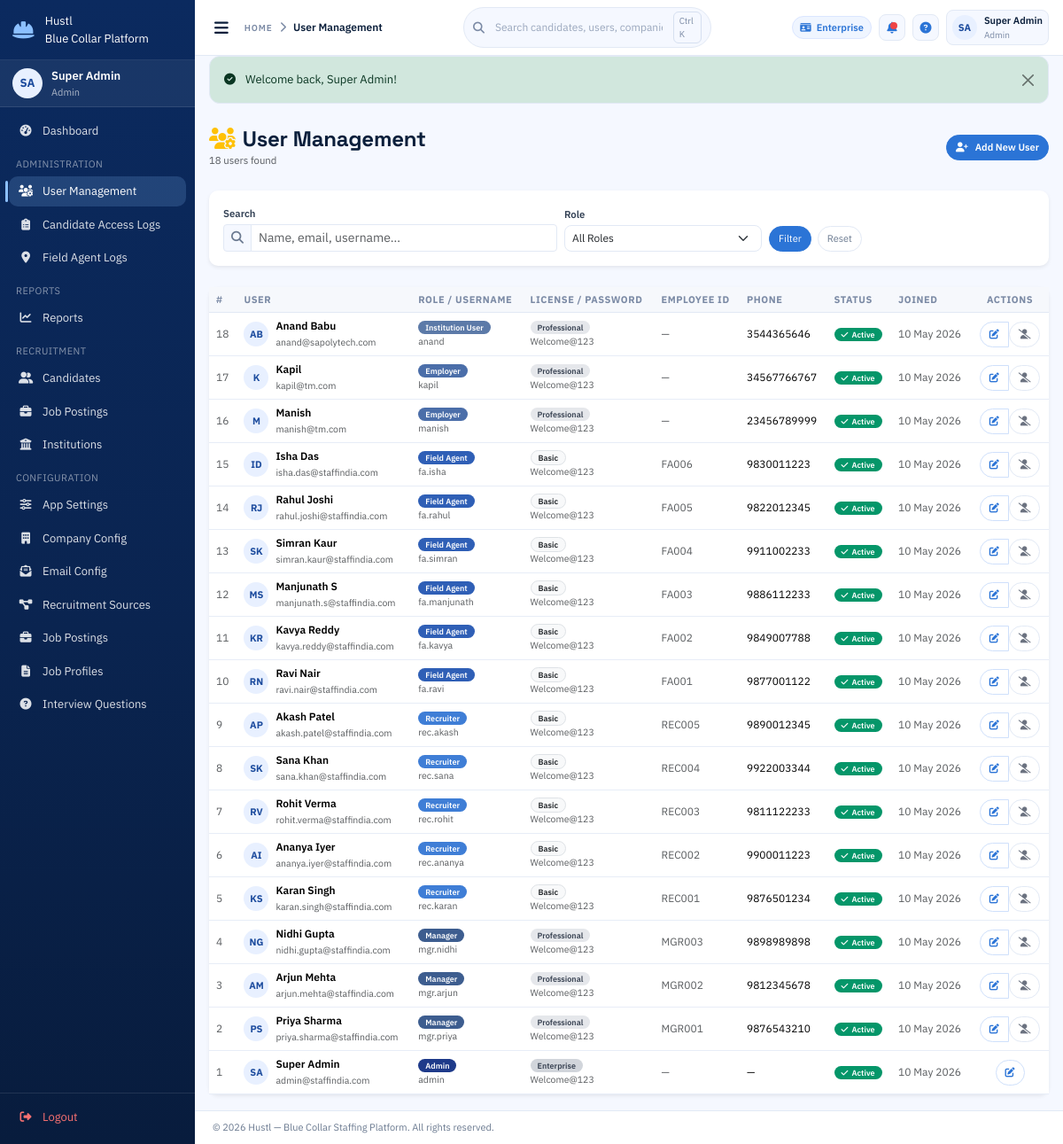
Page /admin/users (signed in) on the committed database.
### models/user.py (models this page shows, shortened)
class User(Base):
    __tablename__ = "users"
    id = Column(Integer, primary_key=True, index=True)
    username = Column(String(50), unique=True, nullable=False, index=True)
    email = Column(String(100), unique=True, nullable=False, index=True)
    hashed_password = Column(String(255), nullable=False)
    seed_password = Column(String(255), nullable=True)
    role = Column(Enum(UserRole), nullable=False)
    license_type = Column(Enum(LicenseType), default=LicenseType.BASIC, nullable=False)
    full_name = Column(String(100), nullable=False)
    phone = Column(String(20), nullable=True)
    employee_id = Column(String(50), unique=True, nullable=True, index=True)
    date_of_birth = Column(DateTime, nullable=True)
    gender = Column(String(10), nullable=True)
    address = Column(Text, nullable=True)
    qualification = Column(String(100), nullable=True)
    experience_years = Column(Integer, nullable=True)
    department = Column(String(100), nullable=True)
    emergency_contact = Column(String(100), nullable=True)
    joining_date = Column(DateTime, nullable=True)
    reporting_manager = Column(String(100), nullable=True)
    is_active = Column(Boolean, default=True, nullable=False)
    is_verified = Column(Boolean, default=False, nullable=False)
    created_at = Column(DateTime, default=datetime.utcnow, nullable=False)
    updated_at = Column(DateTime, default=datetime.utcnow, onupdate=datetime.utcnow)
    last_login = Column(DateTime, nullable=True)
    created_by_id = Column(Integer, ForeignKey("users.id"), nullable=True)
    created_by = relationship("User", remote_side=[id], foreign_keys=[created_by_id])
    candidates_registered = relationship(
        "Candidate",
        back_populates="registered_by",
        foreign_keys="Candidate.registered_by_id",
    )

### routers/admin.py (the view)
@router.get("/users")
async def users_list(
    request: Request,
    db: Session = Depends(get_db),
    page: int = 1,
    search: str = "",
    role: str = "",
):
    user, redir = require_auth(request, db, *ADMIN_ROLES)
    if redir:
        return redir
    query = db.query(User)
    if search:
        query = query.filter(
            (User.full_name.ilike(f"%{search}%")) |
            (User.email.ilike(f"%{search}%")) |
            (User.username.ilike(f"%{search}%"))
        )
    if role:
        query = query.filter(User.role == role)
    total = query.count()
    per_page = settings.ITEMS_PER_PAGE
    users = query.order_by(User.created_at.desc()).offset((page - 1) * per_page).limit(per_page).all()
    ctx = build_template_context(
        request, db,
        users=users,
        total=total,
        page=page,
        per_page=per_page,
        total_pages=(total + per_page - 1) // per_page,
        search=search,
        role_filter=role,
        roles=UserRole,
        page_title="User Management",
    )
    return templates.TemplateResponse("admin/users_list.html", ctx)

### templates/admin/users_list.html (shortened to what this page needs)
{% extends "base.html" %}
{% block content %}
<div class="d-flex justify-content-between align-items-center mb-4">
  <div>
    <h4 class="fw-bold mb-0"><i class="fas fa-users-cog text-warning me-2"></i>User Management</h4>
    <small class="text-muted">{{ total }} user{{ 's' if total != 1 else '' }} found</small>
  </div>
  <a href="/admin/users/new" class="btn btn-warning fw-semibold">
    <i class="fas fa-user-plus me-2"></i>Add New User
  </a>
</div>
<div class="card border-0 shadow-sm mb-4">
  <div class="card-body py-3">
    <form method="GET" action="/admin/users" class="row g-2 align-items-end">
      <div class="col-md-5">
        <label class="form-label small fw-semibold mb-1">Search</label>
        <div class="input-group input-group-sm">
          <span class="input-group-text"><i class="fas fa-search"></i></span>
          <input type="text" name="search" class="form-control" placeholder="Name, email, username…"
                 value="{{ search }}" />
        </div>
      </div>
      <div class="col-md-3">
        <label class="form-label small fw-semibold mb-1">Role</label>
        <select name="role" class="form-select form-select-sm">
          <option value="">All Roles</option>
        </select>
      </div>
      <div class="col-auto">
        <button type="submit" class="btn btn-primary btn-sm">Filter</button>
        <a href="/admin/users" class="btn btn-outline-secondary btn-sm ms-1">Reset</a>
      </div>
    </form>
  </div>
</div>
<div class="card border-0 shadow-sm">
  <div class="card-body p-0">
    <div class="table-responsive">
      <table class="table table-hover align-middle mb-0">
        <thead class="table-dark">
          <tr>
            <th>#</th>
            <th>User</th>
            <th>Role / Username</th>
            <th>License / Password</th>
            <th>Employee ID</th>
            <th>Phone</th>
            <th>Status</th>
            <th>Joined</th>
            <th class="text-center">Actions</th>
          </tr>
        </thead>
        <tbody>
          {% for u in users %}
          <tr class="js-row-link" data-href="/admin/users/{{ u.id }}">
            <td class="text-muted small">{{ u.id }}</td>
            <td>
              <div class="d-flex align-items-center gap-2">
                <div class="si-table-avatar">{{ u.initials }}</div>
                <div>
                  <div class="fw-semibold">{{ u.full_name }}</div>
                  <small class="text-muted">{{ u.email }}</small>
                </div>
              </div>
            </td>
            <td>
              <span class="badge si-role-badge-{{ u.role.value }}">
                {{ 'Institution User' if u.role.value == 'institution' else 'Employer' if u.role.value == 'employer' else u.role_display }}
              </span>
              <div class="small text-muted">{{ u.username }}</div>
            </td>
            <td>
              <span class="badge {{ 'bg-warning text-dark' if u.license_type.value == 'enterprise' else 'bg-info text-dark' if u.license_type.value == 'professional' else 'bg-light text-dark border' }}">
                {{ u.license_type.value | title }}
              </span>
              <div class="small text-muted">{{ u.seed_password or '—' }}</div>
            </td>
            <td class="text-muted small">{{ u.employee_id or '—' }}</td>
            <td class="small">{{ u.phone or '—' }}</td>
            <td>
              {% if u.is_active %}
              <span class="badge bg-success"><i class="fas fa-check me-1"></i>Active</span>
              {% else %}
              <span class="badge bg-secondary">Inactive</span>
              {% endif %}
            </td>
            <td class="text-muted small">{{ u.created_at.strftime('%d %b %Y') }}</td>
            <td class="text-center">
              <div class="btn-group btn-group-sm">
                <a href="/admin/users/{{ u.id }}/edit" class="btn btn-outline-primary" title="Edit">
                  <i class="fas fa-edit"></i>
                </a>
                {% if u.id != current_user.id %}
                <form method="POST" action="/admin/users/{{ u.id }}/toggle-status"
                      onsubmit="return confirm('Toggle status for {{ u.full_name }}?')">
                  <button type="submit"
                          class="btn {{ 'btn-outline-danger' if u.is_active else 'btn-outline-success' }}"
                          title="{{ 'Deactivate' if u.is_active else 'Activate' }}">
                    <i class="fas {{ 'fa-user-slash' if u.is_active else 'fa-user-check' }}"></i>
                  </button>
                </form>
                {% endif %}
              </div>
            </td>
          </tr>
          {% endfor %}
        </tbody>
      </table>
    </div>
  </div>
</div>
{% endblock %}

### templates/base.html (shortened to what this page needs)
<!DOCTYPE html>
<html lang="en">
<head>
  <link href="https://cdn.jsdelivr.net/npm/bootstrap@5.3.2/dist/css/bootstrap.min.css" rel="stylesheet" />
  <link href="https://cdnjs.cloudflare.com/ajax/libs/font-awesome/6.5.0/css/all.min.css" rel="stylesheet" />
  <link href="/static/css/style.css" rel="stylesheet" />
</head>
<body class="si-app">
  <aside id="sidebar" class="si-sidebar">
    <div class="si-brand">
      <i class="fas fa-hard-hat si-brand-icon"></i>
      <div>
        <div class="si-brand-name">Hustl</div>
        <div class="si-brand-sub">Blue Collar Platform</div>
      </div>
    </div>
    {% if current_user %}
    <div class="si-user-card">
      <div class="si-avatar">{{ current_user.initials }}</div>
      <div class="si-user-info">
        <div class="si-user-name">{{ current_user.full_name }}</div>
        <div class="si-user-role">{{ current_user.role_display }}</div>
      </div>
    </div>
    {% endif %}
    <nav class="si-nav">
      <a class="si-nav-link {% if request.url.path == '/dashboard' %}active{% endif %}"
         href="/dashboard">
        <i class="fas fa-tachometer-alt"></i><span>Dashboard</span>
      </a>
      {% if current_user and current_user.role.value == 'institution' %}
      <div class="si-nav-section">Institution</div>
      <a class="si-nav-link {% if '/institutions/students' in request.url.path %}active{% endif %}"
         href="/institutions/students">
        <i class="fas fa-user-graduate"></i><span>Current Students</span>
      </a>
      <a class="si-nav-link {% if request.url.path == '/institutions/past-students' %}active{% endif %}"
         href="/institutions/past-students">
        <i class="fas fa-user-clock"></i><span>Past Students</span>
      </a>
      <div class="si-nav-section">Bulk Upload</div>
      <a class="si-nav-link {% if request.url.path == '/institutions/bulk-upload' %}active{% endif %}"
         href="/institutions/bulk-upload">
        <i class="fas fa-file-upload"></i><span>Bulk Upload to Layam</span>
      </a>
      {% else %}
      {% if current_user and current_user.role.value == 'admin' %}
      <div class="si-nav-section">Administration</div>
      <a class="si-nav-link {% if '/admin/users' in request.url.path %}active{% endif %}"
         href="/admin/users">
        <i class="fas fa-users-cog"></i><span>User Management</span>
      </a>
      <a class="si-nav-link {% if request.url.path == '/admin/candidate-access-logs' %}active{% endif %}"
         href="/admin/candidate-access-logs">
        <i class="fas fa-clipboard-list"></i><span>Candidate Access Logs</span>
      </a>
      <a class="si-nav-link {% if '/admin/field-agent-locations' in request.url.path %}active{% endif %}"
         href="/admin/field-agent-locations">
        <i class="fas fa-location-dot"></i><span>Field Agent Logs</span>
      </a>
      {% endif %}
      {% if current_user %}
      <div class="si-nav-section">Reports</div>
      <a class="si-nav-link {% if '/reports' in request.url.path %}active{% endif %}"
         href="/reports">
        <i class="fas fa-chart-line"></i><span>Reports</span>
      </a>
      {% endif %}
      {% if current_user and current_user.role.value in ['admin','manager','recruiter','field_agent'] %}
      <div class="si-nav-section">Recruitment</div>
      <a class="si-nav-link {% if '/candidates' in request.url.path %}active{% endif %}"
         href="/candidates">
        <i class="fas fa-user-friends"></i><span>Candidates</span>
      </a>
      <a class="si-nav-link {% if '/jobs' in request.url.path %}active{% endif %}"
         href="/jobs">
        <i class="fas fa-briefcase"></i><span>Job Postings</span>
      </a>
      {% endif %}
      {% if current_user and current_user.role.value in ['admin','employer'] %}
      <a class="si-nav-link {% if '/institutions' in request.url.path %}active{% endif %}"
         href="/institutions">
        <i class="fas fa-university"></i><span>Institutions</span>
      </a>
      {% endif %}
      {% if current_user and current_user.role.value in ['admin','employer'] %}
      <div class="si-nav-section">Configuration</div>
      {% if current_user.role.value == 'admin' %}
      <a class="si-nav-link {% if request.url.path == '/config/app' %}active{% endif %}"
         href="/config/app">
        <i class="fas fa-sliders-h"></i><span>App Settings</span>
      </a>
      {% endif %}
      <a class="si-nav-link {% if request.url.path == '/config/company' %}active{% endif %}"
         href="/config/company">
        <i class="fas fa-building"></i><span>Company Config</span>
      </a>
      <a class="si-nav-link {% if request.url.path == '/config/email' %}active{% endif %}"
         href="/config/email">
        <i class="fas fa-envelope-open-text"></i><span>Email Config</span>
      </a>
      <a class="si-nav-link {% if '/config/recruitment-sources' in request.url.path %}active{% endif %}"
         href="/config/recruitment-sources">
        <i class="fas fa-project-diagram"></i><span>Recruitment Sources</span>
      </a>
      <a class="si-nav-link {% if '/jobs' in request.url.path %}active{% endif %}"
         href="/jobs">
        <i class="fas fa-briefcase"></i><span>Job Postings</span>
      </a>
      <a class="si-nav-link {% if '/config/job-profiles' in request.url.path %}active{% endif %}"
         href="/config/job-profiles">
        <i class="fas fa-file-lines"></i><span>Job Profiles</span>
      </a>
      <a class="si-nav-link {% if '/config/interview-questions' in request.url.path %}active{% endif %}"
         href="/config/interview-questions">
        <i class="fas fa-circle-question"></i><span>Interview Questions</span>
      </a>
      {% endif %}
      {% endif %}
    </nav>
    <div class="si-sidebar-footer">
      <a class="si-nav-link si-logout" href="/logout">
        <i class="fas fa-sign-out-alt"></i><span>Logout</span>
      </a>
    </div>
  </aside>
  <div id="main" class="si-main">
    <header class="si-topbar">
      <div class="si-topbar-left">
        <button class="si-toggle-btn" id="sidebarToggle" title="Toggle sidebar">
          <i class="fas fa-bars"></i>
        </button>
        <div class="si-breadcrumb">
          <span class="si-breadcrumb-label">Home</span>
          <i class="fas fa-chevron-right"></i>
          <span class="si-breadcrumb-current">{{ page_title or 'Dashboard' }}</span>
        </div>
      </div>
      <div class="si-topbar-center">
        <div class="si-search">
          <i class="fas fa-search"></i>
          <input type="text" placeholder="Search candidates, users, companies" />
          <span class="si-search-kbd">Ctrl K</span>
        </div>
      </div>
      <div class="si-topbar-right">
        {% if current_user %}
        <span class="si-chip si-license-badge">
          <i class="fas fa-id-card"></i>
          {{ current_user.license_type.value | title }}
        </span>
        <button class="si-icon-btn" title="Notifications">
          <span class="si-dot"></span>
        </button>
        <button class="si-icon-btn" title="Help">
          <i class="fas fa-circle-question"></i>
        </button>
        <div class="si-profile">
          <div class="si-avatar-sm">{{ current_user.initials }}</div>
          <div class="si-profile-meta">
            <div class="si-profile-name">{{ current_user.full_name }}</div>
            <div class="si-profile-role">{{ current_user.role_display }}</div>
          </div>
        </div>
        {% endif %}
      </div>
    </header>
    <div class="si-flash-zone">
      {% for msg in flash_messages %}
      <div class="alert alert-{{ 'danger' if msg.category == 'error' else msg.category }} alert-dismissible fade show si-alert" role="alert">
        {% if msg.category == 'success' %}<i class="fas fa-check-circle me-2"></i>
        {% elif msg.category == 'danger' %}<i class="fas fa-exclamation-circle me-2"></i>
        {% elif msg.category == 'warning' %}<i class="fas fa-exclamation-triangle me-2"></i>
        {% else %}<i class="fas fa-info-circle me-2"></i>{% endif %}
        {{ msg.message }}
        <button type="button" class="btn-close" data-bs-dismiss="alert"></button>
      </div>
      {% endfor %}
    </div>
    <main class="si-content">
      {% block content %}{% endblock %}
    </main>
    <footer class="si-footer">
      &copy; 2026 Hustl &mdash; Blue Collar Staffing Platform. All rights reserved.
    </footer>
  </div>
</body>
</html>

### rows in the picture
User: initials "SA", full_name "Super Admin", role_display "Admin", license_type.value "Enterprise", id "1", email "admin@staffindia.com", role "Admin", username "admin", seed_password "Welcome@123", employee_id "—", phone "—", is_active True (drawn), created_at "10 May 2026"
User: id "18", initials "AB", full_name "Anand Babu", email "anand@sapolytech.com", role "Institution User", username "anand", license_type.value "Professional", seed_password "Welcome@123", employee_id "—", phone "3544365646", is_active True (drawn), created_at "10 May 2026"
User: id "17", initials "K", full_name "Kapil", email "kapil@tm.com", role "Employer", username "kapil", license_type.value "Professional", seed_password "Welcome@123", employee_id "—", phone "34567766767", is_active True (drawn), created_at "10 May 2026"
User: id "16", initials "M", full_name "Manish", email "manish@tm.com", role "Employer", username "manish", license_type.value "Professional", seed_password "Welcome@123", employee_id "—", phone "23456789999", is_active True (drawn), created_at "10 May 2026"
User: id "15", initials "ID", full_name "Isha Das", email "isha.das@staffindia.com", role "Field Agent", username "fa.isha", license_type.value "Basic", seed_password "Welcome@123", employee "FA006", phone "9830011223", is_active True (drawn), created_at "10 May 2026"
User: id "14", initials "RJ", full_name "Rahul Joshi", email "rahul.joshi@staffindia.com", role "Field Agent", username "fa.rahul", license_type.value "Basic", seed_password "Welcome@123", employee "FA005", phone "9822012345", is_active True (drawn), created_at "10 May 2026"
User: id "13", initials "SK", full_name "Simran Kaur", email "simran.kaur@staffindia.com", role "Field Agent", username "fa.simran", license_type.value "Basic", seed_password "Welcome@123", employee "FA004", phone "9911002233", is_active True (drawn), created_at "10 May 2026"
User: id "12", initials "MS", full_name "Manjunath S", email "manjunath.s@staffindia.com", role "Field Agent", username "fa.manjunath", license_type.value "Basic", seed_password "Welcome@123", employee "FA003", phone "9886112233", is_active True (drawn), created_at "10 May 2026"
User: id "11", initials "KR", full_name "Kavya Reddy", email "kavya.reddy@staffindia.com", role "Field Agent", username "fa.kavya", license_type.value "Basic", seed_password "Welcome@123", employee "FA002", phone "9849007788", is_active True (drawn), created_at "10 May 2026"
User: id "10", initials "RN", full_name "Ravi Nair", email "ravi.nair@staffindia.com", role "Field Agent", username "fa.ravi", license_type.value "Basic", seed_password "Welcome@123", employee "FA001", phone "9877001122", is_active True (drawn), created_at "10 May 2026"
User: id "9", initials "AP", full_name "Akash Patel", email "akash.patel@staffindia.com", role "Recruiter", username "rec.akash", license_type.value "Basic", seed_password "Welcome@123", employee "REC005", phone "9890012345", is_active True (drawn), created_at "10 May 2026"
User: id "8", initials "SK", full_name "Sana Khan", email "sana.khan@staffindia.com", role "Recruiter", username "rec.sana", license_type.value "Basic", seed_password "Welcome@123", employee "REC004", phone "9922003344", is_active True (drawn), created_at "10 May 2026"
User: id "7", initials "RV", full_name "Rohit Verma", email "rohit.verma@staffindia.com", role "Recruiter", username "rec.rohit", license_type.value "Basic", seed_password "Welcome@123", employee "REC003", phone "9811122233", is_active True (drawn), created_at "10 May 2026"
User: id "6", initials "AI", full_name "Ananya Iyer", email "ananya.iyer@staffindia.com", role "Recruiter", username "rec.ananya", license_type.value "Basic", seed_password "Welcome@123", employee "REC002", phone "9900011223", is_active True (drawn), created_at "10 May 2026"
User: id "5", initials "KS", full_name "Karan Singh", email "karan.singh@staffindia.com", role "Recruiter", username "rec.karan", license_type.value "Basic", seed_password "Welcome@123", employee "REC001", phone "9876501234", is_active True (drawn), created_at "10 May 2026"
User: id "4", initials "NG", full_name "Nidhi Gupta", email "nidhi.gupta@staffindia.com", role "Manager", username "mgr.nidhi", license_type.value "Professional", seed_password "Welcome@123", employee "MGR003", phone "9898989898", is_active True (drawn), created_at "10 May 2026"
User: id "3", initials "AM", full_name "Arjun Mehta", email "arjun.mehta@staffindia.com", role "Manager", username "mgr.arjun", license_type.value "Professional", seed_password "Welcome@123", employee "MGR002", phone "9812345678", is_active True (drawn), created_at "10 May 2026"
User: id "2", initials "PS", full_name "Priya Sharma", email "priya.sharma@staffindia.com", role "Manager", username "mgr.priya", license_type.value "Professional", seed_password "Welcome@123", employee "MGR001", phone "9876543210", is_active True (drawn), created_at "10 May 2026"

### other values in the picture
{{ page_title or 'Dashboard' }} "User Management"
{{ msg.message }} "Welcome back, Super Admin!"
{{ total }} "18"
{{ 's' if total != 1 else '' }} "s"
